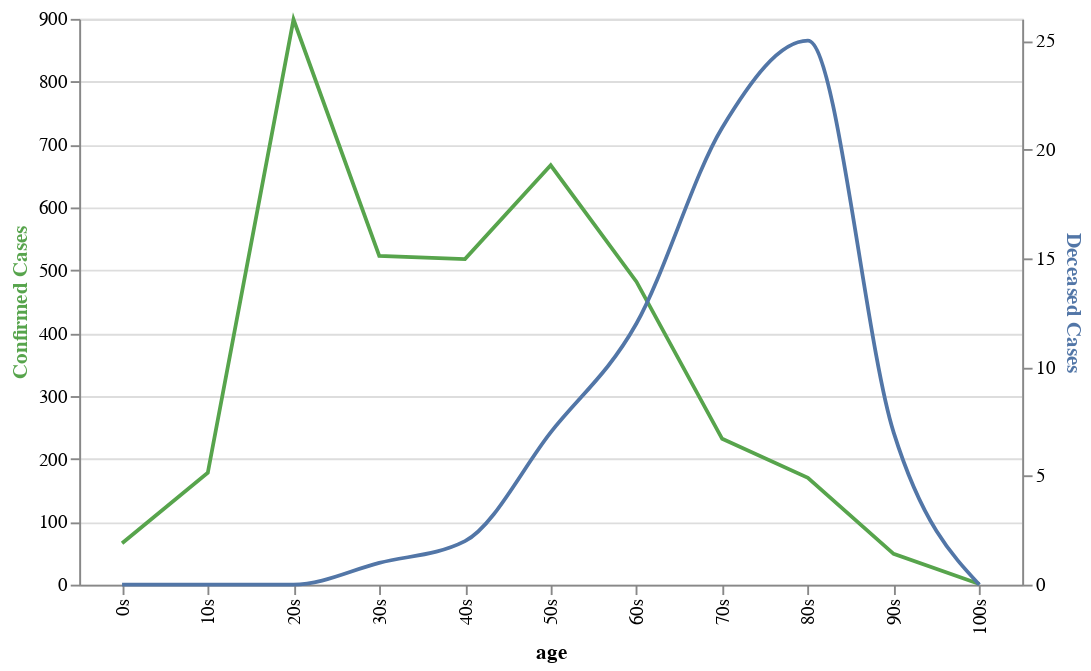

Notebook cell for this chart:
### Code cell
sort_age=["0s","10s","20s","30s","40s","50s","60s","70s","80s","90s","100s"]
base=alt.Chart(age_deceased).mark_line(stroke='#57A44C').encode(
    alt.X('age:N',sort=sort_age),
    alt.Y('patient_count_x:Q',
          axis=alt.Axis(title='Confirmed Cases', titleColor='#57A44C'))
 
)
line = base.mark_line(stroke='#5276A7', interpolate='monotone').encode(
    alt.Y('patient_count_y:Q',
          axis=alt.Axis(title='Deceased Cases', titleColor='#5276A7'))
)

alt.layer(base, line).properties(width=500).resolve_scale(
    y = 'independent'
)

### Figure 1 — Vega-Lite specification as saved in the notebook (floating-point values rounded to 4 significant figures)
{"config": {"view": {"continuousWidth": 400, "continuousHeight": 300}}, "layer": [{"mark": {"type": "line", "stroke": "#57A44C"}, "encoding": {"x": {"type": "nominal", "field": "age", "sort": ["0s", "10s", "20s", "30s", "40s", "50s", "60s", "70s", "80s", "90s", "100s"]}, "y": {"type": "quantitative", "axis": {"title": "Confirmed Cases", "titleColor": "#57A44C"}, "field": "patient_count_x"}}}, {"mark": {"type": "line", "interpolate": "monotone", "stroke": "#5276A7"}, "encoding": {"x": {"type": "nominal", "field": "age", "sort": ["0s", "10s", "20s", "30s", "40s", "50s", "60s", "70s", "80s", "90s", "100s"]}, "y": {"type": "quantitative", "axis": {"title": "Deceased Cases", "titleColor": "#5276A7"}, "field": "patient_count_y"}}}], "data": {"name": "data-0888255bf07918dbacbc3433f7348de0"}, "resolve": {"scale": {"y": "independent"}}, "width": 500, "$schema": "https://vega.github.io/schema/vega-lite/v4.8.1.json", "datasets": {"data-0888255bf07918dbacbc3433f7348de0": [{"age": "0s", "patient_count_x": 66, "state": 0, "patient_count_y": 0.0}, {"age": "100s", "patient_count_x": 1, "state": 0, "patient_count_y": 0.0}, {"age": "10s", "patient_count_x": 178, "state": 0, "patient_count_y": 0.0}, {"age": "20s", "patient_count_x": 899, "state": 0, "patient_count_y": 0.0}, {"age": "30s", "patient_count_x": 523, "state": "deceased", "patient_count_y": 1.0}, {"age": "40s", "patient_count_x": 518, "state": "deceased", "patient_count_y": 2.0}, {"age": "50s", "patient_count_x": 667, "state": "deceased", "patient_count_y": 7.0}, {"age": "60s", "patient_count_x": 482, "state": "deceased", "patient_count_y": 12.0}, {"age": "70s", "patient_count_x": 232, "state": "deceased", "patient_count_y": 21.0}, {"age": "80s", "patient_count_x": 170, "state": "deceased", "patient_count_y": 25.0}, {"age": "90s", "patient_count_x": 49, "state": "deceased", "patient_count_y": 7.0}]}}
